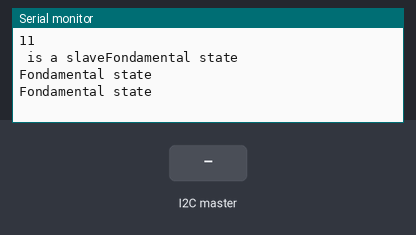
Recording of a sketch running on a simulated Arduino Uno, built with avr-gcc and run on an emulated ATmega328P. Parts: the last lines printed to the serial monitor. Inputs (shaded band) come from the test bench.

Above: at 1.2 s.
1.3 s: the I2C master sends the byte 1
At 1.9 s:
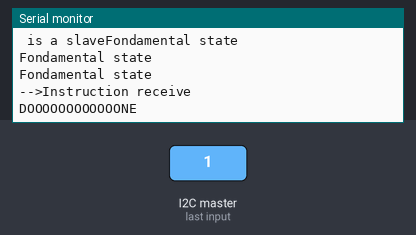
3.0 s: the I2C master sends the byte 2
At 3.31 s:
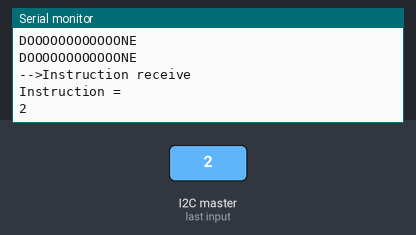

Measured:
- after the input at 1.3 s, the serial monitor: prints a new line at once (image 1)
- after the input at 3.0 s, the serial monitor: prints a new line at once (image 2)

The sketch:

I2C_slave.ino
```cpp
#include <Wire.h>

#define I2C_SLAVE_ADRESS 11
int instruction  = 0;

void setup()
{
    Wire.begin(I2C_SLAVE_ADRESS);
    Serial.begin(57600);
    Serial.println(I2C_SLAVE_ADRESS);
    Serial.print(" is a slave");
}

void loop()
{
    Wire.onRequest(requestEvents);
    Wire.onReceive(receiveEvents);
    test();
}

int requestEvents()
{
    Serial.println("--< Request receive");
    Wire.write("Ok");
}

int receiveEvents()
{
    Serial.println("-->Instruction receive");
    instruction = Wire.read();
}

//Code ici

int test()
{
    if (instruction == 1)
    {
        Serial.println("DOOOOOOOOOOOONE");
    }
    else if (instruction == 0)
    {
        Serial.println("Fondamental state");
    }
    else
    {
        Serial.println("Instruction = ");
        Serial.print(instruction);
    }
    delay(500);


}
```
